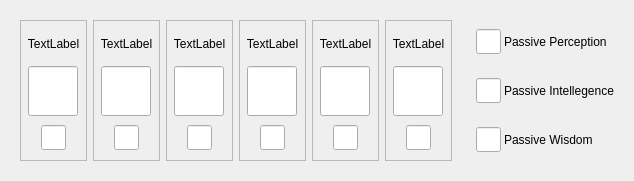
   <widget class="QWidget" name="widget_39" native="true">
    <property name="geometry">
     <rect>
      <x>0</x>
      <y>130</y>
      <width>621</width>
      <height>177</height>
     </rect>
    </property>
    <layout class="QHBoxLayout" name="horizontalLayout_34">
     <item>
      <widget class="QWidget" name="widget_13" native="true">
       <property name="minimumSize">
        <size>
         <width>450</width>
         <height>0</height>
        </size>
       </property>
       <layout class="QHBoxLayout" name="horizontalLayout_2">
        <item>
         <widget class="QFrame" name="frame_5">
          <property name="layoutDirection">
           <enum>Qt::LeftToRight</enum>
          </property>
          <property name="frameShape">
           <enum>QFrame::StyledPanel</enum>
          </property>
          <property name="frameShadow">
           <enum>QFrame::Raised</enum>
          </property>
          <layout class="QVBoxLayout" name="verticalLayout_7">
           <property name="spacing">
            <number>0</number>
           </property>
           <property name="leftMargin">
            <number>0</number>
           </property>
           <property name="topMargin">
            <number>0</number>
           </property>
           <property name="rightMargin">
            <number>0</number>
           </property>
           <property name="bottomMargin">
            <number>0</number>
           </property>
           <item>
            <widget class="QLabel" name="label_10">
             <property name="text">
              <string>TextLabel</string>
             </property>
             <property name="alignment">
              <set>Qt::AlignCenter</set>
             </property>
            </widget>
           </item>
           <item>
            <widget class="QWidget" name="widget_4" native="true">
             <layout class="QHBoxLayout" name="horizontalLayout_4">
              <property name="spacing">
               <number>0</number>
              </property>
              <property name="leftMargin">
               <number>0</number>
              </property>
              <property name="topMargin">
               <number>0</number>
              </property>
              <property name="rightMargin">
               <number>0</number>
              </property>
              <property name="bottomMargin">
               <number>0</number>
              </property>
              <item>
               <widget class="QLineEdit" name="lineEdit_15">
                <property name="minimumSize">
                 <size>
                  <width>50</width>
                  <height>50</height>
                 </size>
                </property>
                <property name="maximumSize">
                 <size>
                  <width>50</width>
                  <height>50</height>
                 </size>
                </property>
                <property name="alignment">
                 <set>Qt::AlignCenter</set>
                </property>
               </widget>
              </item>
             </layout>
            </widget>
           </item>
           <item>
            <widget class="QWidget" name="widget" native="true">
             <layout class="QHBoxLayout" name="horizontalLayout_3">
              <property name="spacing">
               <number>0</number>
              </property>
              <property name="leftMargin">
               <number>0</number>
              </property>
              <property name="topMargin">
               <number>0</number>
              </property>
              <property name="rightMargin">
               <number>0</number>
              </property>
              <property name="bottomMargin">
               <number>0</number>
              </property>
              <item>
               <widget class="QLineEdit" name="lineEdit_14">
                <property name="minimumSize">
                 <size>
                  <width>25</width>
                  <height>25</height>
                 </size>
                </property>
                <property name="maximumSize">
                 <size>
                  <width>25</width>
                  <height>25</height>
                 </size>
                </property>
                <property name="alignment">
                 <set>Qt::AlignCenter</set>
                </property>
               </widget>
              </item>
             </layout>
            </widget>
           </item>
          </layout>
         </widget>
        </item>
        <item>
         <widget class="QFrame" name="frame_6">
          <property name="layoutDirection">
           <enum>Qt::LeftToRight</enum>
          </property>
          <property name="frameShape">
           <enum>QFrame::StyledPanel</enum>
          </property>
          <property name="frameShadow">
           <enum>QFrame::Raised</enum>
          </property>
          <layout class="QVBoxLayout" name="verticalLayout_8">
           <property name="spacing">
            <number>0</number>
           </property>
           <property name="leftMargin">
            <number>0</number>
           </property>
           <property name="topMargin">
            <number>0</number>
           </property>
           <property name="rightMargin">
            <number>0</number>
           </property>
           <property name="bottomMargin">
            <number>0</number>
           </property>
           <item>
            <widget class="QLabel" name="label_11">
             <property name="text">
              <string>TextLabel</string>
             </property>
             <property name="alignment">
              <set>Qt::AlignCenter</set>
             </property>
            </widget>
           </item>
           <item>
            <widget class="QWidget" name="widget_5" native="true">
             <layout class="QHBoxLayout" name="horizontalLayout_5">
              <property name="spacing">
               <number>0</number>
              </property>
              <property name="leftMargin">
               <number>0</number>
              </property>
              <property name="topMargin">
               <number>0</number>
              </property>
              <property name="rightMargin">
               <number>0</number>
              </property>
              <property name="bottomMargin">
               <number>0</number>
              </property>
              <item>
               <widget class="QLineEdit" name="lineEdit_16">
                <property name="minimumSize">
                 <size>
                  <width>50</width>
                  <height>50</height>
                 </size>
                </property>
                <property name="maximumSize">
                 <size>
                  <width>50</width>
                  <height>50</height>
                 </size>
                </property>
                <property name="alignment">
                 <set>Qt::AlignCenter</set>
                </property>
               </widget>
              </item>
             </layout>
            </widget>
           </item>
           <item>
            <widget class="QWidget" name="widget_2" native="true">
             <layout class="QHBoxLayout" name="horizontalLayout_6">
              <property name="spacing">
               <number>0</number>
              </property>
              <property name="leftMargin">
               <number>0</number>
              </property>
              <property name="topMargin">
               <number>0</number>
              </property>
              <property name="rightMargin">
               <number>0</number>
              </property>
              <property name="bottomMargin">
               <number>0</number>
              </property>
              <item>
               <widget class="QLineEdit" name="lineEdit_17">
                <property name="minimumSize">
                 <size>
                  <width>25</width>
                  <height>25</height>
                 </size>
                </property>
                <property name="maximumSize">
                 <size>
                  <width>25</width>
                  <height>25</height>
                 </size>
                </property>
                <property name="alignment">
                 <set>Qt::AlignCenter</set>
                </property>
               </widget>
              </item>
             </layout>
            </widget>
           </item>
          </layout>
         </widget>
        </item>
        <item>
         <widget class="QFrame" name="frame_8">
          <property name="layoutDirection">
           <enum>Qt::LeftToRight</enum>
          </property>
          <property name="frameShape">
           <enum>QFrame::StyledPanel</enum>
          </property>
          <property name="frameShadow">
           <enum>QFrame::Raised</enum>
          </property>
          <layout class="QVBoxLayout" name="verticalLayout_10">
           <property name="spacing">
            <number>0</number>
           </property>
           <property name="leftMargin">
            <number>0</number>
           </property>
           <property name="topMargin">
            <number>0</number>
           </property>
           <property name="rightMargin">
            <number>0</number>
           </property>
           <property name="bottomMargin">
            <number>0</number>
           </property>
           <item>
            <widget class="QLabel" name="label_13">
             <property name="text">
              <string>TextLabel</string>
             </property>
             <property name="alignment">
              <set>Qt::AlignCenter</set>
             </property>
            </widget>
           </item>
           <item>
            <widget class="QWidget" name="widget_7" native="true">
             <layout class="QHBoxLayout" name="horizontalLayout_9">
              <property name="spacing">
               <number>0</number>
              </property>
              <property name="leftMargin">
               <number>0</number>
              </property>
              <property name="topMargin">
               <number>0</number>
              </property>
              <property name="rightMargin">
               <number>0</number>
              </property>
              <property name="bottomMargin">
               <number>0</number>
              </property>
              <item>
               <widget class="QLineEdit" name="lineEdit_20">
                <property name="minimumSize">
                 <size>
                  <width>50</width>
                  <height>50</height>
                 </size>
                </property>
                <property name="maximumSize">
                 <size>
                  <width>50</width>
                  <height>50</height>
                 </size>
                </property>
                <property name="alignment">
                 <set>Qt::AlignCenter</set>
                </property>
               </widget>
              </item>
             </layout>
            </widget>
           </item>
           <item>
            <widget class="QWidget" name="widget_8" native="true">
             <layout class="QHBoxLayout" name="horizontalLayout_10">
              <property name="spacing">
               <number>0</number>
              </property>
              <property name="leftMargin">
               <number>0</number>
              </property>
              <property name="topMargin">
               <number>0</number>
              </property>
              <property name="rightMargin">
               <number>0</number>
              </property>
              <property name="bottomMargin">
               <number>0</number>
              </property>
              <item>
               <widget class="QLineEdit" name="lineEdit_21">
                <property name="minimumSize">
                 <size>
                  <width>25</width>
                  <height>25</height>
                 </size>
                </property>
                <property name="maximumSize">
                 <size>
                  <width>25</width>
                  <height>25</height>
                 </size>
                </property>
                <property name="alignment">
                 <set>Qt::AlignCenter</set>
                </property>
               </widget>
              </item>
             </layout>
            </widget>
           </item>
          </layout>
         </widget>
        </item>
        <item>
         <widget class="QFrame" name="frame_7">
          <property name="layoutDirection">
           <enum>Qt::LeftToRight</enum>
          </property>
          <property name="frameShape">
           <enum>QFrame::StyledPanel</enum>
          </property>
          <property name="frameShadow">
           <enum>QFrame::Raised</enum>
          </property>
          <layout class="QVBoxLayout" name="verticalLayout_9">
           <property name="spacing">
            <number>0</number>
           </property>
           <property name="leftMargin">
            <number>0</number>
           </property>
           <property name="topMargin">
            <number>0</number>
           </property>
           <property name="rightMargin">
            <number>0</number>
           </property>
           <property name="bottomMargin">
            <number>0</number>
           </property>
           <item>
            <widget class="QLabel" name="label_12">
             <property name="text">
              <string>TextLabel</string>
             </property>
             <property name="alignment">
              <set>Qt::AlignCenter</set>
             </property>
            </widget>
           </item>
           <item>
            <widget class="QWidget" name="widget_6" native="true">
             <layout class="QHBoxLayout" name="horizontalLayout_7">
              <property name="spacing">
               <number>0</number>
              </property>
              <property name="leftMargin">
               <number>0</number>
              </property>
              <property name="topMargin">
               <number>0</number>
              </property>
              <property name="rightMargin">
               <number>0</number>
              </property>
              <property name="bottomMargin">
               <number>0</number>
              </property>
              <item>
               <widget class="QLineEdit" name="lineEdit_18">
                <property name="minimumSize">
                 <size>
                  <width>50</width>
                  <height>50</height>
                 </size>
                </property>
                <property name="maximumSize">
                 <size>
                  <width>50</width>
                  <height>50</height>
                 </size>
                </property>
                <property name="alignment">
                 <set>Qt::AlignCenter</set>
                </property>
               </widget>
              </item>
             </layout>
            </widget>
           </item>
           <item>
            <widget class="QWidget" name="widget_3" native="true">
             <layout class="QHBoxLayout" name="horizontalLayout_8">
              <property name="spacing">
               <number>0</number>
              </property>
              <property name="leftMargin">
               <number>0</number>
              </property>
              <property name="topMargin">
               <number>0</number>
              </property>
              <property name="rightMargin">
               <number>0</number>
              </property>
              <property name="bottomMargin">
               <number>0</number>
              </property>
              <item>
               <widget class="QLineEdit" name="lineEdit_19">
                <property name="minimumSize">
                 <size>
                  <width>25</width>
                  <height>25</height>
                 </size>
                </property>
                <property name="maximumSize">
                 <size>
                  <width>25</width>
                  <height>25</height>
                 </size>
                </property>
                <property name="alignment">
                 <set>Qt::AlignCenter</set>
                </property>
               </widget>
              </item>
             </layout>
            </widget>
           </item>
          </layout>
         </widget>
        </item>
        <item>
         <widget class="QFrame" name="frame_10">
          <property name="layoutDirection">
           <enum>Qt::LeftToRight</enum>
          </property>
          <property name="frameShape">
           <enum>QFrame::StyledPanel</enum>
          </property>
          <property name="frameShadow">
           <enum>QFrame::Raised</enum>
          </property>
          <layout class="QVBoxLayout" name="verticalLayout_12">
           <property name="spacing">
            <number>0</number>
           </property>
           <property name="leftMargin">
            <number>0</number>
           </property>
           <property name="topMargin">
            <number>0</number>
           </property>
           <property name="rightMargin">
            <number>0</number>
           </property>
           <property name="bottomMargin">
            <number>0</number>
           </property>
           <item>
            <widget class="QLabel" name="label_15">
             <property name="text">
              <string>TextLabel</string>
             </property>
             <property name="alignment">
              <set>Qt::AlignCenter</set>
             </property>
            </widget>
           </item>
           <item>
            <widget class="QWidget" name="widget_11" native="true">
             <layout class="QHBoxLayout" name="horizontalLayout_13">
              <property name="spacing">
               <number>0</number>
              </property>
              <property name="leftMargin">
               <number>0</number>
              </property>
              <property name="topMargin">
               <number>0</number>
              </property>
              <property name="rightMargin">
               <number>0</number>
              </property>
              <property name="bottomMargin">
               <number>0</number>
              </property>
              <item>
               <widget class="QLineEdit" name="lineEdit_24">
                <property name="minimumSize">
                 <size>
                  <width>50</width>
                  <height>50</height>
                 </size>
                </property>
                <property name="maximumSize">
                 <size>
                  <width>50</width>
                  <height>50</height>
                 </size>
                </property>
                <property name="alignment">
                 <set>Qt::AlignCenter</set>
                </property>
               </widget>
              </item>
             </layout>
            </widget>
           </item>
           <item>
            <widget class="QWidget" name="widget_12" native="true">
             <layout class="QHBoxLayout" name="horizontalLayout_14">
              <property name="spacing">
               <number>0</number>
              </property>
              <property name="leftMargin">
               <number>0</number>
              </property>
              <property name="topMargin">
               <number>0</number>
              </property>
              <property name="rightMargin">
               <number>0</number>
              </property>
              <property name="bottomMargin">
               <number>0</number>
              </property>
              <item>
               <widget class="QLineEdit" name="lineEdit_25">
                <property name="minimumSize">
                 <size>
                  <width>25</width>
                  <height>25</height>
                 </size>
                </property>
                <property name="maximumSize">
                 <size>
                  <width>25</width>
                  <height>25</height>
                 </size>
                </property>
                <property name="alignment">
                 <set>Qt::AlignCenter</set>
                </property>
               </widget>
              </item>
             </layout>
            </widget>
           </item>
          </layout>
         </widget>
        </item>
        <item>
         <widget class="QFrame" name="frame_9">
          <property name="layoutDirection">
           <enum>Qt::LeftToRight</enum>
          </property>
          <property name="frameShape">
           <enum>QFrame::StyledPanel</enum>
          </property>
          <property name="frameShadow">
           <enum>QFrame::Raised</enum>
          </property>
          <layout class="QVBoxLayout" name="verticalLayout_11">
           <property name="spacing">
            <number>0</number>
           </property>
           <property name="leftMargin">
            <number>0</number>
           </property>
           <property name="topMargin">
            <number>0</number>
           </property>
           <property name="rightMargin">
            <number>0</number>
           </property>
           <property name="bottomMargin">
            <number>0</number>
           </property>
           <item>
            <widget class="QLabel" name="label_14">
             <property name="text">
              <string>TextLabel</string>
             </property>
             <property name="alignment">
              <set>Qt::AlignCenter</set>
             </property>
            </widget>
           </item>
           <item>
            <widget class="QWidget" name="widget_9" native="true">
             <layout class="QHBoxLayout" name="horizontalLayout_11">
              <property name="spacing">
               <number>0</number>
              </property>
              <property name="leftMargin">
               <number>0</number>
              </property>
              <property name="topMargin">
               <number>0</number>
              </property>
              <property name="rightMargin">
               <number>0</number>
              </property>
              <property name="bottomMargin">
               <number>0</number>
              </property>
              <item>
               <widget class="QLineEdit" name="lineEdit_22">
                <property name="minimumSize">
                 <size>
                  <width>50</width>
                  <height>50</height>
                 </size>
                </property>
                <property name="maximumSize">
                 <size>
                  <width>50</width>
                  <height>50</height>
                 </size>
                </property>
                <property name="alignment">
                 <set>Qt::AlignCenter</set>
                </property>
               </widget>
              </item>
             </layout>
            </widget>
           </item>
           <item>
            <widget class="QWidget" name="widget_10" native="true">
             <layout class="QHBoxLayout" name="horizontalLayout_12">
              <property name="spacing">
               <number>0</number>
              </property>
              <property name="leftMargin">
               <number>0</number>
              </property>
              <property name="topMargin">
               <number>0</number>
              </property>
              <property name="rightMargin">
               <number>0</number>
              </property>
              <property name="bottomMargin">
               <number>0</number>
              </property>
              <item>
               <widget class="QLineEdit" name="lineEdit_23">
                <property name="minimumSize">
                 <size>
                  <width>25</width>
                  <height>25</height>
                 </size>
                </property>
                <property name="maximumSize">
                 <size>
                  <width>25</width>
                  <height>25</height>
                 </size>
                </property>
                <property name="alignment">
                 <set>Qt::AlignCenter</set>
                </property>
               </widget>
              </item>
             </layout>
            </widget>
           </item>
          </layout>
         </widget>
        </item>
       </layout>
      </widget>
     </item>
     <item>
      <widget class="QWidget" name="widget_38" native="true">
       <layout class="QVBoxLayout" name="verticalLayout_18">
        <item>
         <widget class="QWidget" name="widget_37" native="true">
          <layout class="QHBoxLayout" name="horizontalLayout_33">
           <property name="spacing">
            <number>3</number>
           </property>
           <property name="leftMargin">
            <number>0</number>
           </property>
           <property name="rightMargin">
            <number>0</number>
           </property>
           <item>
            <widget class="QLineEdit" name="lineEdit_54">
             <property name="minimumSize">
              <size>
               <width>25</width>
               <height>25</height>
              </size>
             </property>
             <property name="maximumSize">
              <size>
               <width>25</width>
               <height>25</height>
              </size>
             </property>
            </widget>
           </item>
           <item>
            <widget class="QLabel" name="label_30">
             <property name="text">
              <string>Passive Perception</string>
             </property>
            </widget>
           </item>
          </layout>
         </widget>
        </item>
        <item>
         <widget class="QWidget" name="widget_36" native="true">
          <layout class="QHBoxLayout" name="horizontalLayout_32">
           <property name="spacing">
            <number>3</number>
           </property>
           <property name="leftMargin">
            <number>0</number>
           </property>
           <property name="rightMargin">
            <number>0</number>
           </property>
           <item>
            <widget class="QLineEdit" name="lineEdit_52">
             <property name="minimumSize">
              <size>
               <width>25</width>
               <height>25</height>
              </size>
             </property>
             <property name="maximumSize">
              <size>
               <width>25</width>
               <height>25</height>
              </size>
             </property>
            </widget>
           </item>
           <item>
            <widget class="QLabel" name="label_29">
             <property name="text">
              <string>Passive Intellegence</string>
             </property>
            </widget>
           </item>
          </layout>
         </widget>
        </item>
        <item>
         <widget class="QWidget" name="widget_35" native="true">
          <layout class="QHBoxLayout" name="horizontalLayout_31">
           <property name="spacing">
            <number>3</number>
           </property>
           <property name="leftMargin">
            <number>0</number>
           </property>
           <property name="rightMargin">
            <number>0</number>
           </property>
           <item>
            <widget class="QLineEdit" name="lineEdit_50">
             <property name="minimumSize">
              <size>
               <width>25</width>
               <height>25</height>
              </size>
             </property>
             <property name="maximumSize">
              <size>
               <width>25</width>
               <height>25</height>
              </size>
             </property>
            </widget>
           </item>
           <item>
            <widget class="QLabel" name="label_28">
             <property name="text">
              <string>Passive Wisdom</string>
             </property>
            </widget>
           </item>
          </layout>
         </widget>
        </item>
       </layout>
      </widget>
     </item>
    </layout>
   </widget>
